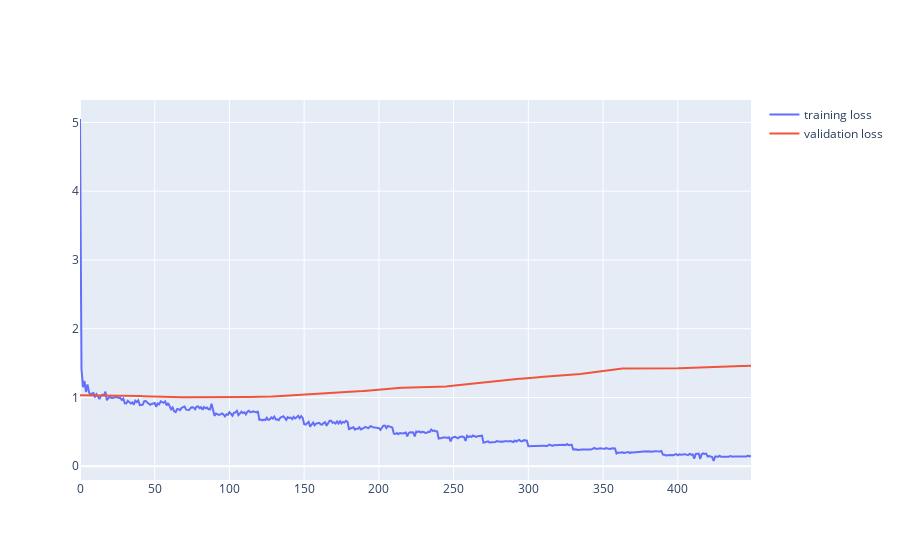

Notebook source saved alongside this figure:
### Code cell
fig = go.Figure()
fig.add_trace(
    go.Scatter(
        x = x,
        y = tdata["loss_series"],
        mode = "lines",
        name = "training loss"
    )
)
fig.add_trace(
    go.Scatter(
        x = x,
        y = valinter,
        mode = "lines",
        name = "validation loss"
    )
)
fig.show()

### Figure 1 — Plotly figure (JSON) as saved in the notebook; plotly's stock layout.template omitted (floating-point values rounded to 4 significant figures; data arrays with more than 128 entries replaced by an {"elided": "..."} marker saying what was removed)
{"data": [{"mode": "lines", "name": "training loss", "type": "scatter", "x": {"elided": "450 int values"}, "y": {"elided": "450 float values"}}, {"mode": "lines", "name": "validation loss", "type": "scatter", "x": {"elided": "450 int values"}, "y": {"elided": "450 float values"}}], "layout": {}}
